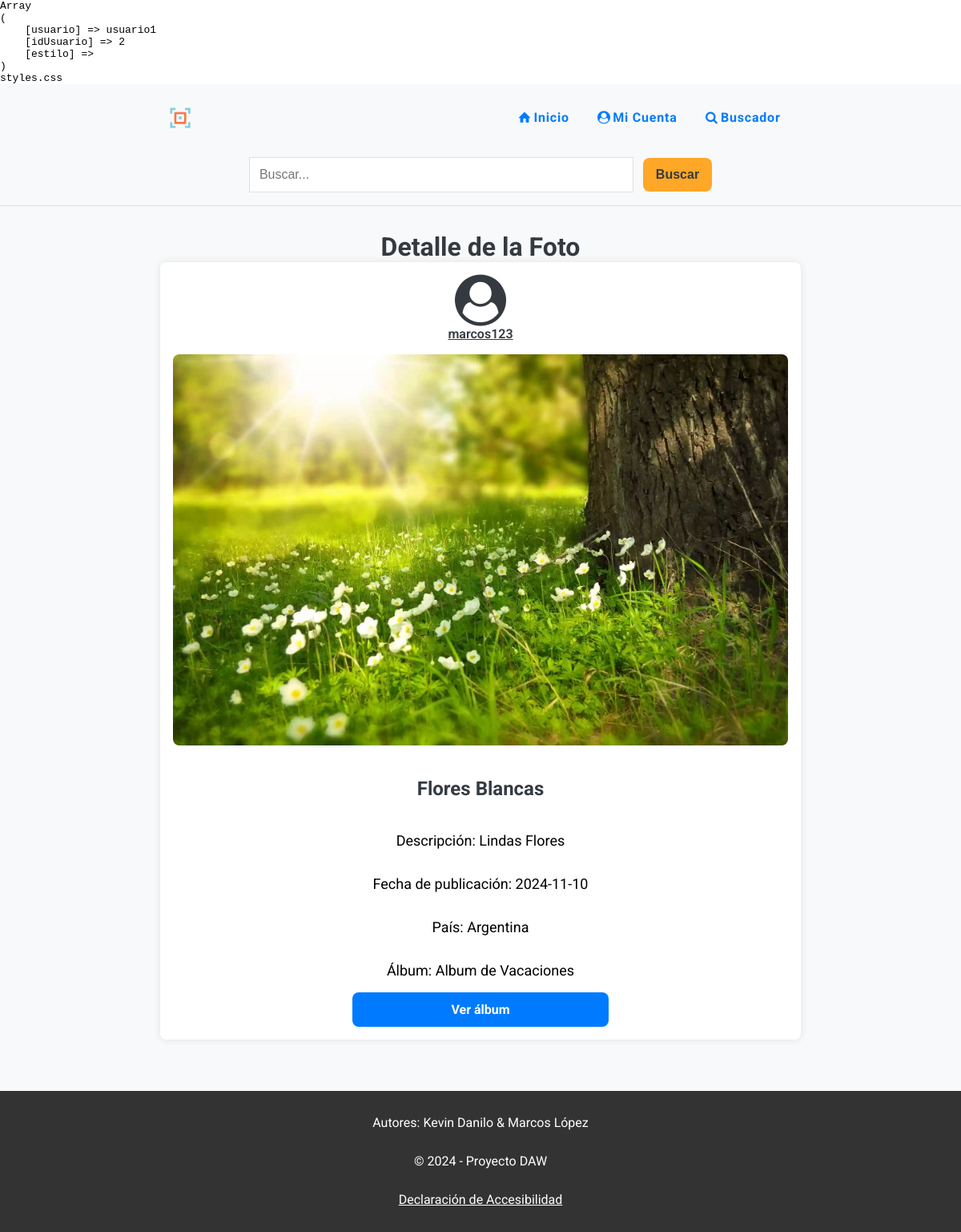
The page /foto.php?id=4 (signed in) on the database its author committed.
### tables this page shows
CREATE TABLE `fotos` (
  `idFoto` int(11) NOT NULL,
  `titulo` varchar(255) NOT NULL,
  `descripcion` varchar(500) DEFAULT NULL,
  `fecha` date DEFAULT NULL,
  `pais` int(11) NOT NULL,
  `album` int(11) NOT NULL,
  `fichero` varchar(255) NOT NULL,
  `alternativo` varchar(255) DEFAULT NULL,
  `fRegistro` timestamp NOT NULL DEFAULT current_timestamp() ON UPDATE current_timestamp()
);

CREATE TABLE `usuarios` (
  `idUsuario` int(11) NOT NULL,
  `nomUsuario` varchar(15) NOT NULL,
  `clave` varchar(15) NOT NULL,
  `email` varchar(254) NOT NULL,
  `sexo` smallint(6) DEFAULT NULL,
  `fNacimiento` date DEFAULT NULL,
  `ciudad` varchar(100) DEFAULT NULL,
  `pais` int(11) NOT NULL,
  `foto` varchar(255) DEFAULT NULL,
  `fRegistro` timestamp NOT NULL DEFAULT current_timestamp() ON UPDATE current_timestamp(),
  `estilo` int(11) DEFAULT NULL
);

CREATE TABLE `paises` (
  `idPais` int(11) NOT NULL,
  `nomPais` varchar(100) NOT NULL
);

CREATE TABLE `albumes` (
  `idAlbum` int(11) NOT NULL,
  `titulo` varchar(255) NOT NULL,
  `descripcion` varchar(500) DEFAULT NULL,
  `usuario` int(11) NOT NULL
);

### foto.php (the view, shortened to what this page needs)
<?php
include "inc/html-start.php";
include "inc/cabecera.php";
include "inc/conexion-db.php";
$id = $_GET['id'] ?? null;
$sql = "SELECT
            Fotos.Titulo AS titulo_foto,
            Fotos.Descripcion AS descripcion,
            Fotos.Fecha AS fecha,
            Fotos.Fichero AS fichero,
            Paises.NomPais AS pais,
            Albumes.Titulo AS album,
            Usuarios.NomUsuario AS usuario,
            Usuarios.IdUsuario AS id_usuario,
            Albumes.IdAlbum as idAlbum
        FROM Fotos
        LEFT JOIN Paises ON Fotos.Pais = Paises.IdPais
        LEFT JOIN Albumes ON Fotos.Album = Albumes.IdAlbum
        LEFT JOIN Usuarios ON Albumes.Usuario = Usuarios.IdUsuario
        WHERE Fotos.IdFoto = ?";
$stmt = $conn->prepare($sql);
$stmt->bind_param("i", $id);
$stmt->execute();
$result = $stmt->get_result();
$foto = $result->fetch_assoc();
?>
<main>
  <h1>Detalle de la Foto</h1>
  <article class="container-card">
    <div id="article-account">
      <a href="perfil-usuario.php?id=<?= $foto['id_usuario'] ?>">
        <span id="icon-account" class="icon-user-circle"></span>
        <p><?= htmlspecialchars($foto['usuario'], ENT_QUOTES, 'UTF-8'); ?></p>
      </a>
    </div>
    <img src="fotos/<?= htmlspecialchars($foto['fichero'], ENT_QUOTES, 'UTF-8'); ?>"
      alt="<?= htmlspecialchars($foto['titulo_foto'], ENT_QUOTES, 'UTF-8'); ?>">
    <h2><?= htmlspecialchars($foto['titulo_foto'], ENT_QUOTES, 'UTF-8'); ?></h2>
    <p class="article-p">Descripción: <?= htmlspecialchars($foto['descripcion'], ENT_QUOTES, 'UTF-8'); ?></p>
    <p class="article-p">Fecha de publicación: <?= htmlspecialchars($foto['fecha']); ?></p>
    <p class="article-p">País: <?= htmlspecialchars($foto['pais'], ENT_QUOTES, 'UTF-8'); ?></p>
    <p class="article-p">Álbum: <?= htmlspecialchars($foto['album'], ENT_QUOTES, 'UTF-8'); ?></p>
    <a href="ver-album.php?id=<?= $foto['idAlbum'] ?>" class="btn" style="width: 20em; text-decoration: none;">Ver álbum</a>
  </article>
</main>
<?php
include "inc/pie.php";
include "inc/html-end.php";
?>

### css/styles.css (style rules this page uses)
* { margin: 0; padding: 0; box-sizing: border-box; }
body { min-height: 100dvh; font-family: "Roboto", sans-serif; background-color: var(--background-color); }
img { height: auto; max-width: 100%; }
body>main>h1, h2 { text-align: center; color: var(--text-color); margin: 1em 0; }
.article-p { line-height: 3em; }
#icon-account { font-size: 4em; }
@media screen and (width >=600px) { body>main>h1 { margin: 1em 0 0 0; } }

### css/variables.css (style rules this page uses)
:root { --primary-color: #007BFF; --secondary-color: #FFA726; --accent-color: #66BB6A; --background-color: #F8F9FA; --text-color: #343A40; --card-background-color: #ffffff; --image-card-background: #f0f0f5; --hover-primary: #0056b3; --hover-secondary: #e68a00; --shadow-color: rgba(0, 0, 0, .1); --border-color: #E0E0E0; --success-color: #28a745; --error-color: #dc3545; --color-blanco: #ffffff; --color-negro: #000000; --color-azul: #0000ff; --contrast-primary-color: #0A2463; --contrast-hover-primary: #051C47; --dark-background-color: #121212; --dark-primary-color: #6EA8FF; --dark-secondary-color: #FFB74D;; --dark-text-primary: rgba(255, 255, 255, 0.87); --dark-card-background-color: #1E1E1E; --dark-image-card-background: #2A2A2E; --dark-hover-primary: #85B8FF; --dark-hover-secondary: #FFC266; --dark-shadow-color: rgba(255, 255, 255, .1); }

### css/print.css (style rules this page uses)
* { background-color: var(--color-blanco); color: var(--color-negro); margin: 0; padding: 0; }
body { font-family: Arial, sans-serif; font-size: 12pt; }
a { color: var(--color-azul); text-decoration: underline; }
a::after { content: attr(href); }
img { width: 100%; height: 380px; object-fit: cover; }
p { text-align: left; }
#btn-card-search, .btn { border: 1px solid var(--color-negro); color: var(--color-negro); }

### rows shown on the page
fotos: usuarios.nomUsuario "marcos123", fichero (picture), titulo "Flores Blancas", descripcion "Lindas Flores", fecha "2024-11-10", pais.nomPais "Argentina", album.titulo "Album de Vacaciones"
